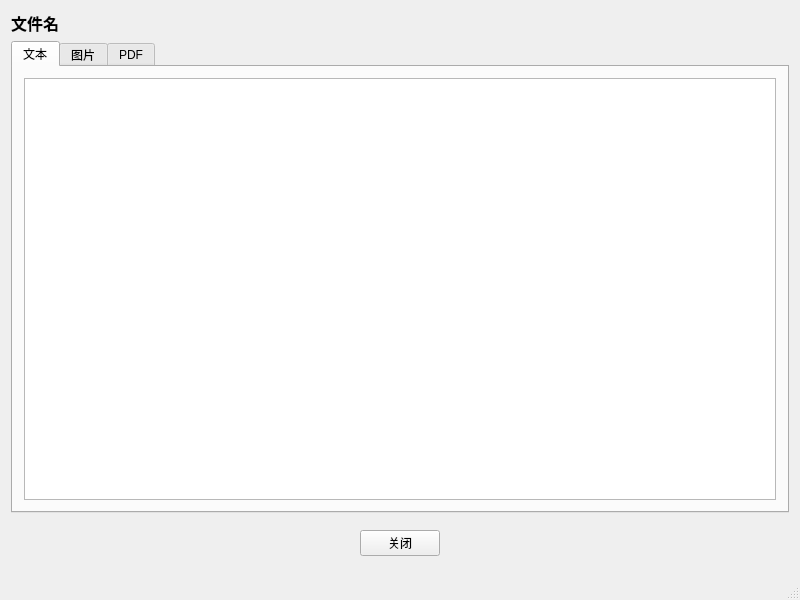
<?xml version="1.0" encoding="UTF-8"?>
<ui version="4.0">
 <class>PreviewWindow</class>
 <widget class="QMainWindow" name="PreviewWindow">
  <property name="geometry">
   <rect>
    <x>0</x>
    <y>0</y>
    <width>800</width>
    <height>600</height>
   </rect>
  </property>
  <property name="windowTitle">
   <string>文件预览</string>
  </property>
  <widget class="QWidget" name="centralWidget">
   <layout class="QVBoxLayout" name="verticalLayout">
    <item>
     <widget class="QLabel" name="fileNameLabel">
      <property name="text">
       <string>文件名</string>
      </property>
      <property name="font">
       <font>
        <pointsize>12</pointsize>
        <bold>true</bold>
       </font>
      </property>
     </widget>
    </item>
    <item>
     <widget class="QTabWidget" name="previewTabWidget">
      <widget class="QWidget" name="textTab">
       <attribute name="title">
        <string>文本</string>
       </attribute>
       <layout class="QVBoxLayout" name="verticalLayout_2">
        <item>
         <widget class="QTextEdit" name="textEdit">
          <property name="readOnly">
           <bool>true</bool>
          </property>
         </widget>
        </item>
       </layout>
      </widget>
      <widget class="QWidget" name="imageTab">
       <attribute name="title">
        <string>图片</string>
       </attribute>
       <layout class="QVBoxLayout" name="verticalLayout_3">
        <item>
         <widget class="QLabel" name="imageLabel">
          <property name="alignment">
           <set>Qt::AlignCenter</set>
          </property>
         </widget>
        </item>
       </layout>
      </widget>
      <widget class="QWidget" name="pdfTab">
       <attribute name="title">
        <string>PDF</string>
       </attribute>
       <layout class="QVBoxLayout" name="verticalLayout_4">
        <item>
         <widget class="QWidget" name="pdfWidget" native="true">
         </widget>
        </item>
       </layout>
      </widget>
     </widget>
    </item>
    <item>
     <widget class="QWidget" name="widget" native="true">
      <layout class="QHBoxLayout" name="horizontalLayout">
       <item>
        <spacer name="horizontalSpacer">
         <property name="orientation">
          <enum>Qt::Horizontal</enum>
         </property>
         <property name="sizeHint" stdset="0">
          <size>
           <width>40</width>
           <height>20</height>
          </size>
         </property>
        </spacer>
       </item>
       <item>
        <widget class="QPushButton" name="closeButton">
         <property name="text">
          <string>关闭</string>
         </property>
        </widget>
       </item>
       <item>
        <spacer name="horizontalSpacer_2">
         <property name="orientation">
          <enum>Qt::Horizontal</enum>
         </property>
         <property name="sizeHint" stdset="0">
          <size>
           <width>40</width>
           <height>20</height>
          </size>
         </property>
        </spacer>
       </item>
      </layout>
     </widget>
    </item>
   </layout>
  </widget>
  <widget class="QStatusBar" name="statusBar"/>
 </widget>
 <layoutdefault spacing="6" margin="11"/>
 <resources/>
 <connections/>
</ui>
